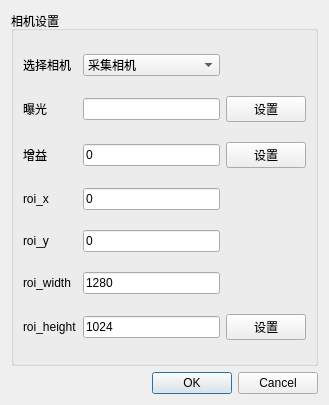
<?xml version="1.0" encoding="UTF-8"?>
<ui version="4.0">
 <class>CamSetting</class>
 <widget class="QDialog" name="CamSetting">
  <property name="geometry">
   <rect>
    <x>0</x>
    <y>0</y>
    <width>329</width>
    <height>405</height>
   </rect>
  </property>
  <property name="windowTitle">
   <string>Dialog</string>
  </property>
  <layout class="QVBoxLayout" name="verticalLayout">
   <item>
    <widget class="QGroupBox" name="gBox1">
     <property name="minimumSize">
      <size>
       <width>200</width>
       <height>0</height>
      </size>
     </property>
     <property name="title">
      <string>相机设置</string>
     </property>
     <layout class="QGridLayout" name="gridLayout">
      <item row="5" column="0">
       <widget class="QLabel" name="lblRoiy1">
        <property name="text">
         <string>roi_y</string>
        </property>
       </widget>
      </item>
      <item row="6" column="0">
       <widget class="QLabel" name="lblRoiw1">
        <property name="text">
         <string>roi_width</string>
        </property>
       </widget>
      </item>
      <item row="3" column="0">
       <widget class="QLabel" name="lblGain1">
        <property name="text">
         <string>增益</string>
        </property>
       </widget>
      </item>
      <item row="5" column="1">
       <widget class="QLineEdit" name="ldtRoiy1">
        <property name="text">
         <string>0</string>
        </property>
       </widget>
      </item>
      <item row="7" column="0">
       <widget class="QLabel" name="lblRoiH1">
        <property name="text">
         <string>roi_height</string>
        </property>
       </widget>
      </item>
      <item row="6" column="1">
       <widget class="QLineEdit" name="ldtRoiw1">
        <property name="text">
         <string>1280</string>
        </property>
       </widget>
      </item>
      <item row="3" column="1">
       <widget class="QLineEdit" name="ldtGain1">
        <property name="text">
         <string>0</string>
        </property>
       </widget>
      </item>
      <item row="2" column="1">
       <widget class="QLineEdit" name="ldtExp1">
        <property name="text">
         <string/>
        </property>
       </widget>
      </item>
      <item row="7" column="3">
       <widget class="QPushButton" name="btn_ROI">
        <property name="text">
         <string>设置</string>
        </property>
       </widget>
      </item>
      <item row="4" column="1">
       <widget class="QLineEdit" name="ldtRoix1">
        <property name="text">
         <string>0</string>
        </property>
       </widget>
      </item>
      <item row="2" column="0">
       <widget class="QLabel" name="lblExp1">
        <property name="text">
         <string>曝光</string>
        </property>
       </widget>
      </item>
      <item row="2" column="3">
       <widget class="QPushButton" name="btnExp1">
        <property name="text">
         <string>设置</string>
        </property>
       </widget>
      </item>
      <item row="3" column="3">
       <widget class="QPushButton" name="btnGain1">
        <property name="text">
         <string>设置</string>
        </property>
       </widget>
      </item>
      <item row="7" column="1">
       <widget class="QLineEdit" name="ldtRoih1">
        <property name="text">
         <string>1024</string>
        </property>
       </widget>
      </item>
      <item row="4" column="0">
       <widget class="QLabel" name="lblRoix1">
        <property name="text">
         <string>roi_x</string>
        </property>
       </widget>
      </item>
      <item row="1" column="0">
       <widget class="QLabel" name="label">
        <property name="text">
         <string>选择相机</string>
        </property>
       </widget>
      </item>
      <item row="1" column="1">
       <widget class="QComboBox" name="cbx_select">
        <item>
         <property name="text">
          <string>采集相机</string>
         </property>
        </item>
        <item>
         <property name="text">
          <string>标定相机</string>
         </property>
        </item>
        <item>
         <property name="text">
          <string>定位相机</string>
         </property>
        </item>
       </widget>
      </item>
     </layout>
    </widget>
   </item>
   <item>
    <widget class="QDialogButtonBox" name="buttonBox">
     <property name="orientation">
      <enum>Qt::Horizontal</enum>
     </property>
     <property name="standardButtons">
      <set>QDialogButtonBox::Cancel|QDialogButtonBox::Ok</set>
     </property>
    </widget>
   </item>
  </layout>
 </widget>
 <resources/>
 <connections>
  <connection>
   <sender>buttonBox</sender>
   <signal>accepted()</signal>
   <receiver>CamSetting</receiver>
   <slot>accept()</slot>
   <hints>
    <hint type="sourcelabel">
     <x>248</x>
     <y>254</y>
    </hint>
    <hint type="destinationlabel">
     <x>157</x>
     <y>274</y>
    </hint>
   </hints>
  </connection>
  <connection>
   <sender>buttonBox</sender>
   <signal>rejected()</signal>
   <receiver>CamSetting</receiver>
   <slot>reject()</slot>
   <hints>
    <hint type="sourcelabel">
     <x>316</x>
     <y>260</y>
    </hint>
    <hint type="destinationlabel">
     <x>286</x>
     <y>274</y>
    </hint>
   </hints>
  </connection>
 </connections>
</ui>
